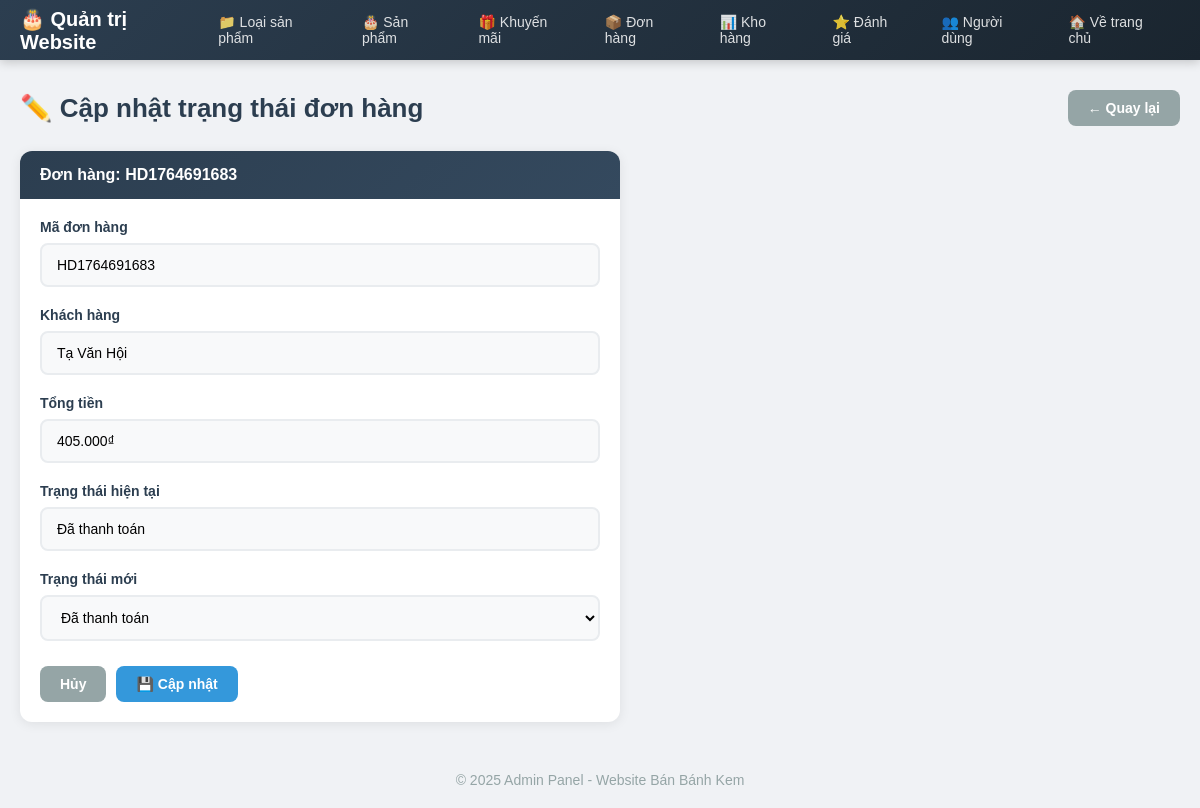
The app's page /Admin/orderUpdateStatus/23 (signed in) with its own data.
### tables this page shows
CREATE TABLE `orders` (
  `id` int(11) NOT NULL,
  `user_id` int(11) NOT NULL,
  `order_code` varchar(50) NOT NULL,
  `receiver` varchar(100) NOT NULL,
  `phone` varchar(20) NOT NULL,
  `address` varchar(255) NOT NULL,
  `delivery_method` varchar(20) NOT NULL DEFAULT 'home',
  `payment_method` varchar(20) NOT NULL,
  `total_amount` decimal(15,2) NOT NULL DEFAULT 0.00,
  `discount_amount` decimal(15,2) NOT NULL DEFAULT 0.00,
  `coupon_code` varchar(100) DEFAULT NULL,
  `transaction_info` varchar(30) NOT NULL,
  `note` text DEFAULT NULL,
  `created_at` datetime DEFAULT current_timestamp(),
  `received_amount` decimal(15,2) DEFAULT 0.00,
  `lack_amount` decimal(15,2) DEFAULT 0.00
);

### app/Controller.php (called while the page is built, shortened)
<?php
class Controller {
    public function view($view, $data = []){
        extract($data);
        require "./views/" . $view . ".php";
    }
}

### controllers/Admin.php (called while the page is built, shortened)
<?php
class Admin extends Controller{
    public function orderUpdateStatus($id) {
        $orderModel = $this->model('OrderModel');
        $order = $orderModel->getOrderById($id);
        $this->view('adminPage', [
            'page' => 'OrderStatusForm',
            'order' => $order
        ]);
    }
}

### app/App.php (called while the page is built, shortened)
<?php
class App{
    protected $action="Show";
 public function __construct(){
        $arr=array();
        if(isset($_GET["url"])){
            $arr=$this->urlprocess();
        }
        if(isset($arr[0])&& file_exists("./controllers/".$arr[0].".php")){
            unset($arr[0]);
        }
        $this->controller= new $this->controller;
        if(isset($arr[1]) && method_exists($this->controller,$arr[1])){
            $this->action=$arr[1];
        }
        unset($arr[1]);
        $this->param =$arr?array_values($arr):array();
        call_user_func_array(array($this->controller,$this->action),$this->param);
    }
   public function urlprocess(){
        if(isset($_GET["url"])){
           return explode('/', filter_var(trim($_GET["url"],'/')));
        }
        return array();
    }
}

### index.php (called while the page is built, shortened)
<?php
require_once "app/DB.php";
require_once "app/Controller.php";
require_once "app/App.php";
$App = new App();
?>

### app/DB.php (called while the page is built, shortened)
<?php
class DB {
    private $host='localhost';
    private $user='root';
    private $pass='';
    private $dbname='website';
    public function __construct(){
        $this->db=$this->Connect();
    }
    public function Connect(){
        $dsn='mysql:host='.$this->host.';port=3306;dbname='.$this->dbname;
        $pdo=new PDO($dsn,$this->user,$this->pass);
        $pdo->setAttribute(PDO::ATTR_DEFAULT_FETCH_MODE,PDO::FETCH_ASSOC);
        return $pdo;
    }
}

### models/BaseModel.php (called while the page is built, shortened)
<?php
class BaseModel extends DB {
    public function __construct()
    {
        if ($this->db instanceof PDO) {
            $this->db->setAttribute(PDO::ATTR_ERRMODE, PDO::ERRMODE_EXCEPTION);
        } else {
            error_log("❌ BaseModel: \$this->db KHÔNG PHẢI PDO - LỖI KẾT NỐI");
        }
    }
    public function select($sql, $params = []) {
        try {
            $stmt = $this->db->prepare($sql);
            $stmt->execute($params);
            return $stmt->fetchAll(PDO::FETCH_ASSOC);
        } catch (PDOException $e) {
            error_log("Lỗi BaseModel::select(): " . $e->getMessage());
            return [];
        }
    }
}

### models/OrderModel.php (called while the page is built, shortened)
<?php
require_once __DIR__ . '/BaseModel.php';
class OrderModel extends BaseModel {
    public function getOrderById($orderId)
    {
        $sql = "SELECT * FROM orders WHERE id = ?";
        $result = $this->select($sql, [$orderId]);
        return $result ? $result[0] : null;
    }
}

### views/Back_end/OrderStatusForm.php (the view, shortened to what this page needs)
<?php
$order = $data['order'] ?? [];
?>
<div class="page-header">
    <h2 class="page-title">✏️ Cập nhật trạng thái đơn hàng</h2>
    <a href="<?= APP_URL ?>/Admin/orderList" class="btn btn-secondary">← Quay lại</a>
</div>
<div class="card" style="max-width: 600px;">
    <div class="card-header">
        Đơn hàng: <?= htmlspecialchars($order['order_code'] ?? '') ?>
    </div>
    <div class="card-body">
        <form action="<?= APP_URL ?>/Admin/orderUpdateStatus/<?= $order['id'] ?>" method="POST">
            <div class="form-group">
                <label class="form-label">Mã đơn hàng</label>
                <input type="text" class="form-control" value="<?= htmlspecialchars($order['order_code'] ?? '') ?>" readonly>
            </div>
            <div class="form-group">
                <label class="form-label">Khách hàng</label>
                <input type="text" class="form-control" value="<?= htmlspecialchars($order['receiver'] ?? '') ?>" readonly>
            </div>
            <div class="form-group">
                <label class="form-label">Tổng tiền</label>
                <input type="text" class="form-control" value="<?= number_format($order['total_amount'] ?? 0, 0, ',', '.') ?>₫" readonly>
            </div>
            <div class="form-group">
                <label class="form-label">Trạng thái hiện tại</label>
                <input type="text" class="form-control" value="<?php
                    $status = $order['transaction_info'] ?? '';
                    if ($status == 'dathanhtoan') echo 'Đã thanh toán';
                    elseif ($status == 'thanhtoanthieu') echo 'Thanh toán thiếu';
                    else echo 'Chờ thanh toán';
                ?>" readonly>
            </div>
            <div class="form-group">
                <label class="form-label">Trạng thái mới</label>
                <select name="status" class="form-control" required>
                    <option value="dathanhtoan" <?= ($order['transaction_info'] ?? '') == 'dathanhtoan' ? 'selected' : '' ?>>Đã thanh toán</option>
                </select>
            </div>
            <div style="display:flex; gap:10px; margin-top:25px;">
                <a href="<?= APP_URL ?>/Admin/orderList" class="btn btn-secondary">Hủy</a>
                <button type="submit" class="btn btn-primary">💾 Cập nhật</button>
            </div>
        </form>
    </div>
</div>

### public/css/admin.css (style rules this page uses)
* { margin: 0; padding: 0; box-sizing: border-box; }
body { font-family: Arial, sans-serif; background: #f0f2f5; min-height: 100vh; }
.page-header { display: flex; justify-content: space-between; align-items: center; margin-bottom: 25px; }
.page-title { font-size: 26px; color: #2c3e50; font-weight: 700; display: flex; align-items: center; gap: 10px; }
.card { background: #fff; border-radius: 12px; box-shadow: 0 2px 12px rgba(0,0,0,0.08); overflow: hidden; }
.card-header { background: linear-gradient(135deg, #2c3e50 0%, #34495e 100%); color: #fff; padding: 15px 20px; font-weight: 600; font-size: 16px; }
.card-body { padding: 20px; }
.btn { padding: 10px 20px; border-radius: 8px; font-size: 14px; font-weight: 600; cursor: pointer; text-decoration: none; display: inline-flex; align-items: center; gap: 6px; border: none; transition: all 0.3s; }
.btn-primary { background: #3498db; color: #fff; }
.btn-secondary { background: #95a5a6; color: #fff; }
.form-group { margin-bottom: 20px; }
.form-label { display: block; margin-bottom: 8px; font-weight: 600; color: #2c3e50; font-size: 14px; }
.form-control { width: 100%; padding: 12px 15px; border: 2px solid #e9ecef; border-radius: 8px; font-size: 14px; transition: border-color 0.3s, box-shadow 0.3s; }
.form-control:read-only { background: #f8f9fa; }
select.form-control { cursor: pointer; }

### records on screen
orders: order_code "HD1764691683", receiver "Tạ Văn Hội", total_amount "405.000₫", transaction_info "Đã thanh toán", status "Đã thanh toán"
